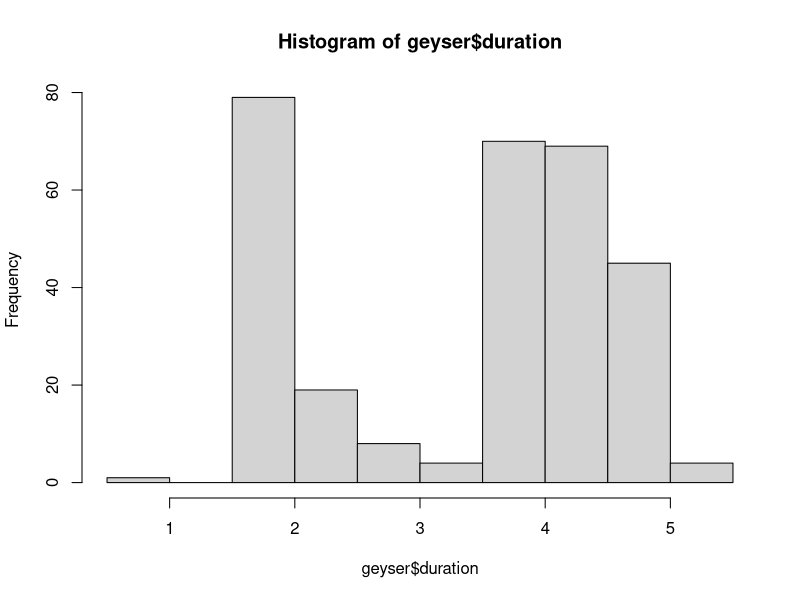
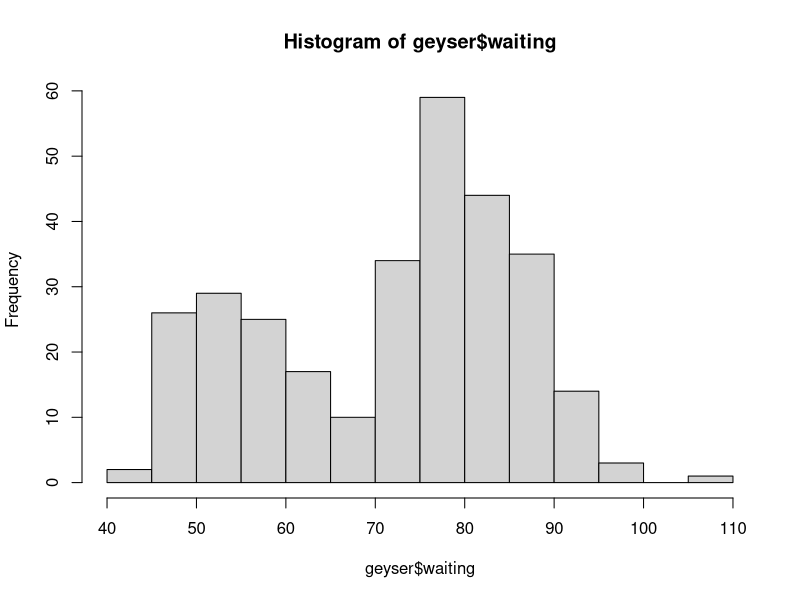

These figures' R source, in order:
## ---- chunk 1
knitr::opts_chunk$set(echo = FALSE)
library(tidyverse)
library(broom)
## ---- chunk 2
library(MASS)
#skewness(geyser$duration) 
hist(geyser$duration)
## ---- chunk 3
library(MASS)
#skewness(geyser$waiting) 
hist(geyser$waiting)
## ---- chunk 4
library(tidyverse)
library(MASS)
shapiro.test(geyser$waiting)
## ---- chunk 5
library(tidyverse)
library(MASS)
#kurtosis(geyser$waiting)
## ---- chunk 6
library(tidyverse)
library(car)
data <- ToothGrowth
data %>% 
  filter(dose > 0.9) %>% 
  leveneTest(len ~ as.factor(dose), data = .)
# note has to be as.factor - will not evaluate if groupvar is numeric
## ---- chunk 7

## ---- chunk 8
df <- msleep
df %>% 
  filter(vore != 'carni') %>% 
  filter(vore != 'insecti') %>% 
  t.test(sleep_rem ~ vore, data=., var.equal=TRUE)
## ---- chunk 9
df <- msleep
df %>% 
  filter(vore %in% c('omni','herbi')) %>% 
  t.test(sleep_rem ~ vore, data=., var.equal=FALSE)
